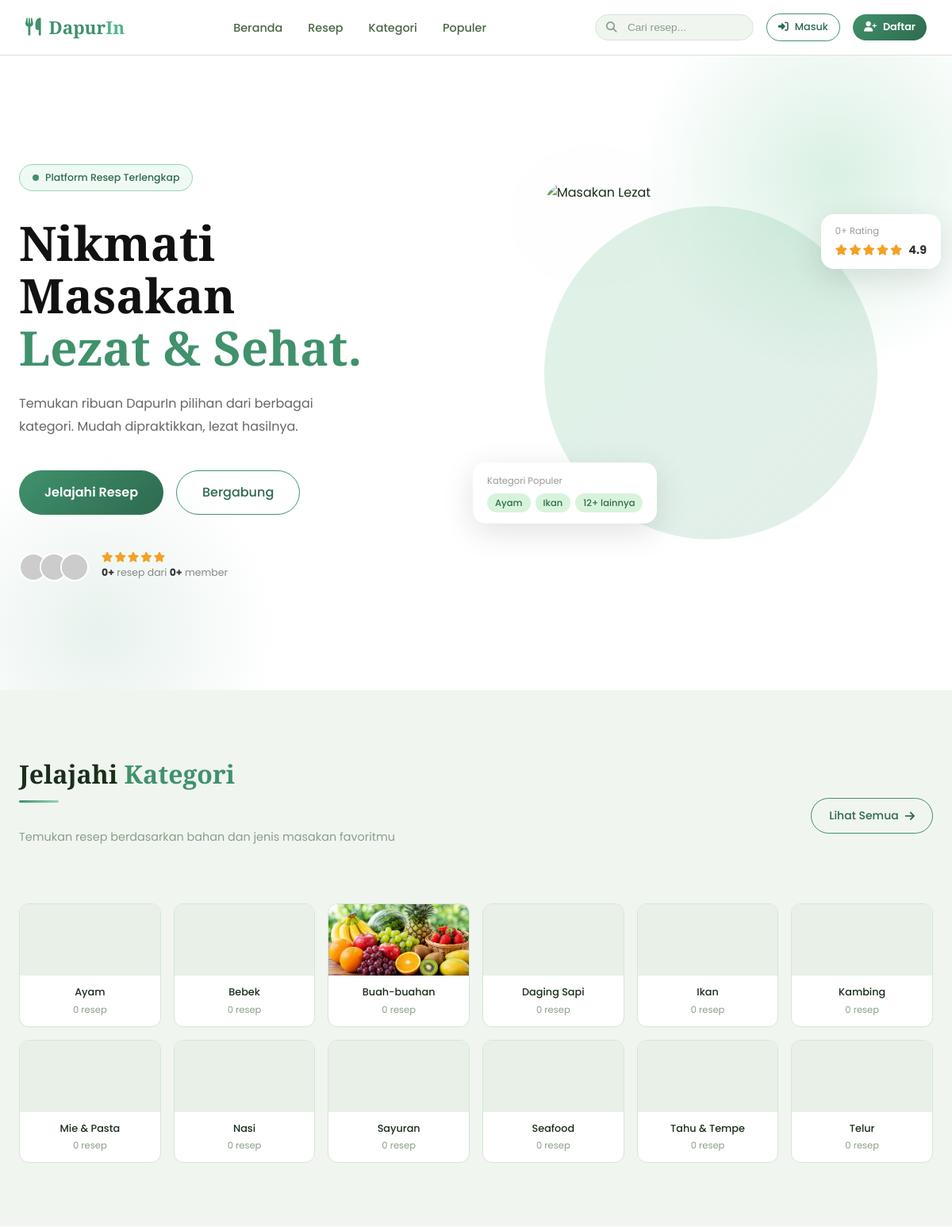
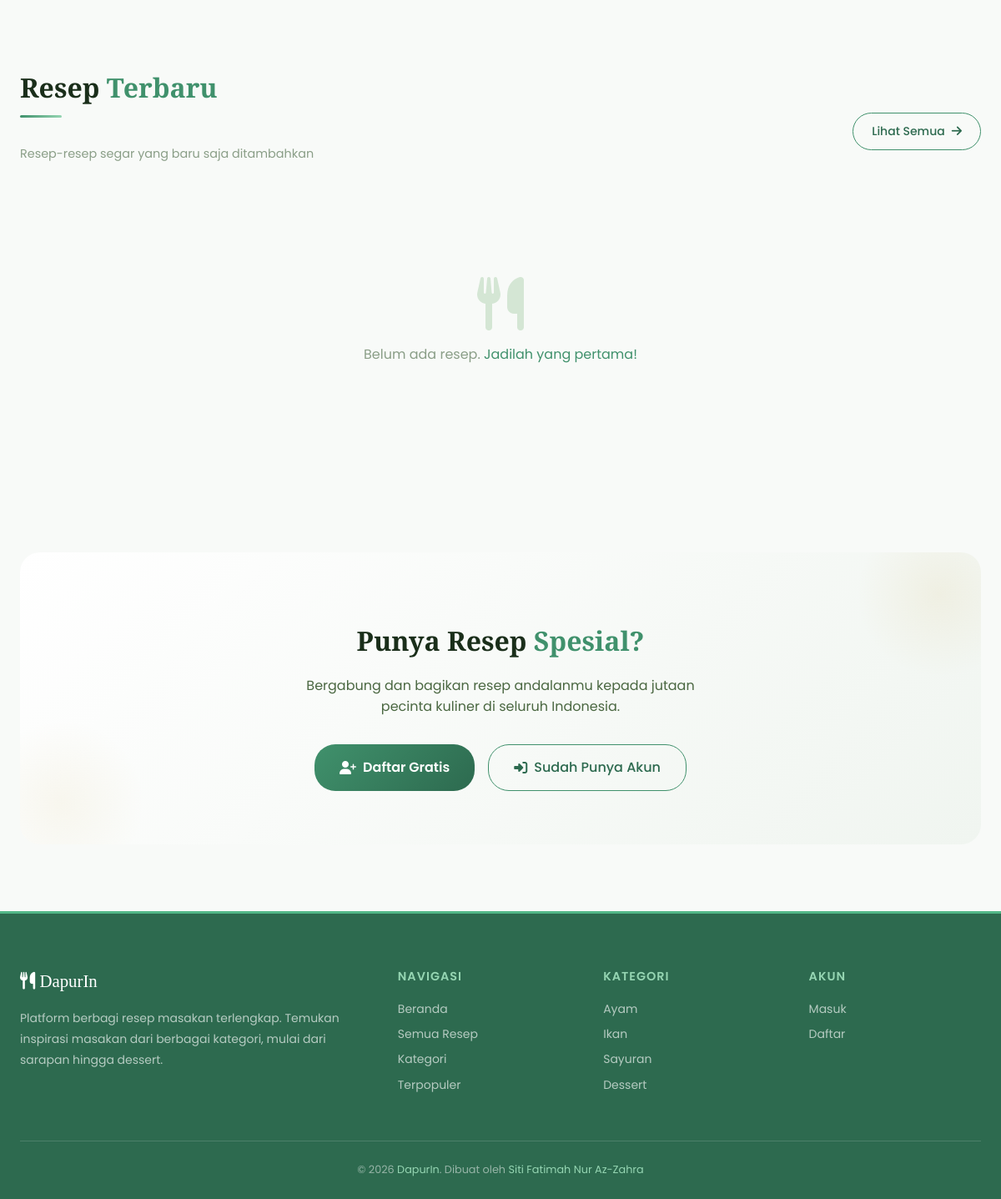
The app's page /home.php with its own data (2 pictures, top to bottom).
### tables this page shows
CREATE TABLE `kategori` (
    `id` INT(11) UNSIGNED NOT NULL AUTO_INCREMENT,
    `nama_kategori` VARCHAR(100) NOT NULL,
    `slug` VARCHAR(100) NOT NULL UNIQUE,
    `icon` VARCHAR(10) DEFAULT '🍽️',
    `created_at` TIMESTAMP DEFAULT CURRENT_TIMESTAMP,
    PRIMARY KEY (`id`)
);

### home.php (the view, shortened to what this page needs)
<?php
$resep_terbaru = [];
$kategori_list = [];
$sql3 = "SELECT k.*, COUNT(r.id) as jumlah_resep
         FROM kategori k
         LEFT JOIN resep r ON k.id = r.id_kategori AND r.status = 'publik'
         GROUP BY k.id
         ORDER BY k.nama_kategori ASC";
$result3 = mysqli_query($koneksi, $sql3);
if ($result3) {
    while ($row = mysqli_fetch_assoc($result3)) {
        $kategori_list[] = $row;
    }
}
$total_resep = mysqli_fetch_assoc(mysqli_query($koneksi, "SELECT COUNT(*) as total FROM resep WHERE status='publik'"))['total'] ?? 0;
$total_user  = mysqli_fetch_assoc(mysqli_query($koneksi, "SELECT COUNT(*) as total FROM users WHERE role='user'"))['total'] ?? 0;
$total_kategori = mysqli_fetch_assoc(mysqli_query($koneksi, "SELECT COUNT(*) as total FROM kategori"))['total'] ?? 0;
require_once 'includes/header.php';
?>
<section style="
    min-height: 100vh;
    background: #ffffff;
    display: flex;
    align-items: center;
    position: relative;
    overflow: hidden;
">
    <div style="position:absolute; bottom:-150px; left:-100px; width:450px; height:450px; background:radial-gradient(circle, rgba(64,145,108,0.12) 0%, transparent 70%); border-radius:50%; pointer-events:none;"></div>
    <div class="container" style="position:relative; z-index:2;">
        <div style="display:grid; grid-template-columns:1fr 1fr; gap:2rem; align-items:center; min-height:90vh;">
            <div style="padding-right:2rem;">
                <div style="
                    display:inline-flex; align-items:center; gap:8px;
                    background:#f0faf4; border:1px solid var(--green-light);
                    padding:6px 16px; border-radius:30px;
                    font-size:0.78rem; font-weight:500;
                    color:var(--green-dark); margin-bottom:2rem;
                    animation: fadeInUp 0.5s ease;
                ">
                    <span style="width:8px; height:8px; background:var(--green); border-radius:50%; display:inline-block;"></span>
                    Platform Resep Terlengkap
                </div>
                <h1 style="
                    font-family:'Playfair Display', serif;
                    font-size: clamp(2.8rem, 5vw, 4.2rem);
                    line-height: 1.1;
                    color: #111;
                    margin-bottom: 1.5rem;
                    font-weight: 700;
                    animation: fadeInUp 0.5s ease 0.1s both;
                ">
                    Nikmati Masakan<br>
                    <span style="color:var(--green);">Lezat & Sehat.</span>
                </h1>
                <p style="
                    color:#666; font-size:1rem; line-height:1.8;
                    max-width:440px; margin-bottom:2.5rem;
                    animation: fadeInUp 0.5s ease 0.2s both;
                ">
                    Temukan ribuan DapurIn pilihan dari berbagai kategori. Mudah dipraktikkan, lezat hasilnya.
                </p>
                <div style="display:flex; gap:1rem; margin-bottom:3rem; animation: fadeInUp 0.5s ease 0.3s both;">
                    <a href="/resep-masakan/resep.php" class="btn btn-gold btn-lg" style="border-radius:50px; padding:14px 32px;">
                        Jelajahi Resep
                    </a>
                    <?php if (!isset($_SESSION['user_id'])): ?>
                    <a href="/resep-masakan/register.php" class="btn btn-outline btn-lg" style="border-radius:50px; padding:14px 32px;">
                        Bergabung
                    </a>
                    <?php endif; ?>
                </div>
                <div style="display:flex; align-items:center; gap:16px; animation: fadeInUp 0.5s ease 0.4s both;">
                    <div style="display:flex;">
                        <img src="https://i.pravatar.cc/36?img=1" style="width:36px;height:36px;border-radius:50%;border:2px solid #fff;object-fit:cover;" alt="">
                        <img src="https://i.pravatar.cc/36?img=2" style="width:36px;height:36px;border-radius:50%;border:2px solid #fff;object-fit:cover;margin-left:-10px;" alt="">
                        <img src="https://i.pravatar.cc/36?img=3" style="width:36px;height:36px;border-radius:50%;border:2px solid #fff;object-fit:cover;margin-left:-10px;" alt="">
                    </div>
                    <div>
                        <div style="display:flex; gap:2px; color:#f4a124; font-size:0.8rem; margin-bottom:2px;">
                            <i class="fas fa-star"></i><i class="fas fa-star"></i><i class="fas fa-star"></i><i class="fas fa-star"></i><i class="fas fa-star"></i>
                        </div>
                        <div style="font-size:0.78rem; color:#888;">
                            <strong style="color:#333;"><?= $total_resep ?>+</strong> resep dari <strong style="color:#333;"><?= $total_user ?>+</strong> member
                        </div>
                    </div>
                </div>
            </div>
            <div style="position:relative; display:flex; justify-content:center; align-items:center;">
                <img src="https://images.unsplash.com/photo-1565299585323-38d6b0865b47?w=600&q=85"
                     alt="Masakan Lezat"
                     style="
                        width: 420px;
                        height: 480px;
                        object-fit: cover;
                        border-radius: 30px;
                        position: relative;
                        z-index: 2;
                        animation: float 5s ease-in-out infinite;
                        filter: drop-shadow(0 30px 60px rgba(45,106,79,0.25));
                     "
                     onerror="this.src='https://images.unsplash.com/photo-1504674900247-0877df9cc836?w=600&q=80'">
                <div style="
                    position:absolute; top:40px; right:-10px;
                    background:#fff;
                    border-radius:16px;
                    padding:12px 18px;
                    box-shadow:0 10px 40px rgba(0,0,0,0.12);
                    z-index:3;
                    animation: float 4s ease-in-out infinite 0.8s;
                    min-width:140px;
                ">
                    <div style="font-size:0.72rem; color:#999; margin-bottom:4px;"><?= $total_resep ?>+ Rating</div>
                    <div style="display:flex; align-items:center; gap:8px;">
                        <div style="display:flex; gap:2px; color:#f4a124; font-size:0.85rem;">
                            <i class="fas fa-star"></i><i class="fas fa-star"></i><i class="fas fa-star"></i><i class="fas fa-star"></i><i class="fas fa-star"></i>
                        </div>
                        <strong style="font-size:0.9rem; color:#333;">4.9</strong>
                    </div>
                </div>
                <div style="
                    position:absolute; bottom:50px; left:-20px;
                    background:#fff;
                    border-radius:16px;
                    padding:14px 18px;
                    box-shadow:0 10px 40px rgba(0,0,0,0.12);
                    z-index:3;
                    animation: float 4s ease-in-out infinite 0.4s;
                    min-width:160px;
                ">
                    <div style="font-size:0.72rem; color:#999; margin-bottom:6px;">Kategori Populer</div>
                    <div style="display:flex; gap:6px; flex-wrap:wrap;">
                        <span style="background:var(--green-pale); color:var(--green-dark); padding:3px 10px; border-radius:20px; font-size:0.72rem; font-weight:500;">Ayam</span>
                        <span style="background:var(--green-pale); color:var(--green-dark); padding:3px 10px; border-radius:20px; font-size:0.72rem; font-weight:500;">Ikan</span>
                        <span style="background:var(--green-pale); color:var(--green-dark); padding:3px 10px; border-radius:20px; font-size:0.72rem; font-weight:500;"><?= $total_kategori ?>+ lainnya</span>
                    </div>
                </div>
            </div>
        </div>
    </div>
</section>
<section class="section" style="background:var(--bg-secondary);">
    <div class="container">
        <div class="section-header animate">
            <div>
                <h2 class="section-title">Jelajahi <span>Kategori</span></h2>
                <div class="divider"></div>
                <p class="section-subtitle">Temukan resep berdasarkan bahan dan jenis masakan favoritmu</p>
            </div>
            <a href="/resep-masakan/kategori.php" class="btn btn-outline">
                Lihat Semua <i class="fas fa-arrow-right"></i>
            </a>
        </div>
        <div style="display:grid; grid-template-columns:repeat(6,1fr); gap:1rem;">
            <?php
            $kat_img = [
                'ayam'        => 'kat-ayam.jpg',
                'daging-sapi' => 'kat-daging.jpg',
                'ikan'        => 'kat-ikan.jpg',
                'seafood'     => 'kat-seafood.jpg',
                'sayuran'     => 'kat-sayuran.jpg',
                'tahu-tempe'  => 'kat-tahu.jpg',
                'telur'       => 'kat-telur.jpg',
                'kambing'     => 'kat-kambing.jpg',
                'bebek'       => 'kat-bebek.jpg',
                'buah-buahan' => 'kat-buah.jpg',
                'mie-pasta'   => 'kat-mie.jpg',
                'nasi'        => 'kat-nasi.jpg',
            ];
            foreach ($kategori_list as $i => $kat):
                $img = $kat_img[$kat['slug']] ?? 'kat-default.jpg';
            ?>
            <a href="/resep-masakan/resep.php?kategori=<?= urlencode($kat['slug']) ?>"
               class="animate animate-delay-<?= ($i % 4) + 1 ?>"
               style="
                text-decoration:none;
                background:var(--bg-card);
                border:1px solid var(--border);
                border-radius:var(--radius);
                overflow:hidden;
                transition:var(--transition);
                display:block;
                position:relative;
               "
               onmouseover="this.style.borderColor='var(--gold)';this.style.transform='translateY(-5px)';this.style.boxShadow='0 10px 30px rgba(201,168,76,0.15)'"
               onmouseout="this.style.borderColor='var(--border)';this.style.transform='translateY(0)';this.style.boxShadow='none'"
            >
                <div style="width:100%; height:90px; overflow:hidden;">
                    <img src="/resep-masakan/assets/images/kategori/<?= $img ?>"
                         alt="<?= htmlspecialchars($kat['nama_kategori']) ?>"
                         style="width:100%; height:100%; object-fit:cover; transition:transform 0.4s ease;"
                         onmouseover="this.style.transform='scale(1.1)'"
                         onmouseout="this.style.transform='scale(1)'"
                         onerror="this.parentElement.style.background='var(--bg-hover)';this.style.display='none'">
                </div>
                <div style="padding:0.7rem 0.5rem; text-align:center;">
                    <div style="font-size:0.8rem; color:var(--text-primary); font-weight:500;"><?= htmlspecialchars($kat['nama_kategori']) ?></div>
                    <div style="font-size:0.72rem; color:var(--text-muted); margin-top:2px;"><?= $kat['jumlah_resep'] ?> resep</div>
                </div>
            </a>
            <?php endforeach; ?>
        </div>
    </div>
</section>
<section class="section">
    <div class="container">
        <div class="section-header animate">
            <div>
                <h2 class="section-title">Resep <span>Terbaru</span></h2>
                <div class="divider"></div>
                <p class="section-subtitle">Resep-resep segar yang baru saja ditambahkan</p>
            </div>
            <a href="/resep-masakan/resep.php" class="btn btn-outline">
                Lihat Semua <i class="fas fa-arrow-right"></i>
            </a>
        </div>
        <?php if (empty($resep_terbaru)): ?>
        <div style="text-align:center; padding:4rem; color:var(--text-muted);">
            <i class="fas fa-utensils" style="font-size:4rem; color:var(--border); display:block; margin-bottom:1rem;"></i>
            <p>Belum ada resep. <a href="/resep-masakan/<?= isset($_SESSION['user_id']) ? 'user/tambah-resep.php' : 'register.php' ?>">Jadilah yang pertama!</a></p>
        </div>
        <?php endif; ?>
    </div>
</section>
<?php if (!isset($_SESSION['user_id'])): ?>
<section class="section">
    <div class="container">
        <div style="
            background: linear-gradient(135deg, var(--bg-card), var(--bg-secondary));
            border: 1px solid var(--border-gold);
            border-radius: 24px;
            padding: 4rem;
            text-align: center;
            position: relative;
            overflow: hidden;
        ">
            <div style="position:absolute; top:-50px; right:-50px; width:200px; height:200px; background:radial-gradient(circle, rgba(201,168,76,0.1) 0%, transparent 70%); border-radius:50%;"></div>
            <div style="position:absolute; bottom:-50px; left:-50px; width:200px; height:200px; background:radial-gradient(circle, rgba(201,168,76,0.08) 0%, transparent 70%); border-radius:50%;"></div>
            <h2 class="section-title" style="margin-bottom:1rem;">
                Punya Resep <span>Spesial?</span>
            </h2>
            <p style="color:var(--text-secondary); max-width:500px; margin:0 auto 2rem;">
                Bergabung dan bagikan resep andalanmu kepada jutaan pecinta kuliner di seluruh Indonesia.
            </p>
            <div style="display:flex; gap:1rem; justify-content:center; flex-wrap:wrap;">
                <a href="/resep-masakan/register.php" class="btn btn-gold btn-lg">
                    <i class="fas fa-user-plus"></i> Daftar Gratis
                </a>
                <a href="/resep-masakan/login.php" class="btn btn-outline btn-lg">
                    <i class="fas fa-sign-in-alt"></i> Sudah Punya Akun
                </a>
            </div>
        </div>
    </div>
</section>
<?php endif; ?>
<?php require_once 'includes/footer.php'; ?>

### records on screen
kategori: nama_kategori "Ayam", jumlah_resep "0"
kategori: nama_kategori "Bebek", jumlah_resep "0"
kategori: nama_kategori "Buah-buahan", jumlah_resep "0"
kategori: nama_kategori "Daging Sapi", jumlah_resep "0"
kategori: nama_kategori "Ikan", jumlah_resep "0"
kategori: nama_kategori "Kambing", jumlah_resep "0"
kategori: nama_kategori "Mie & Pasta", jumlah_resep "0"
kategori: nama_kategori "Nasi", jumlah_resep "0"
kategori: nama_kategori "Sayuran", jumlah_resep "0"
kategori: nama_kategori "Seafood", jumlah_resep "0"
kategori: nama_kategori "Tahu & Tempe", jumlah_resep "0"
kategori: nama_kategori "Telur", jumlah_resep "0"

### other values on screen
$total_resep "0"
$total_user "0"
$total_kategori "12"
